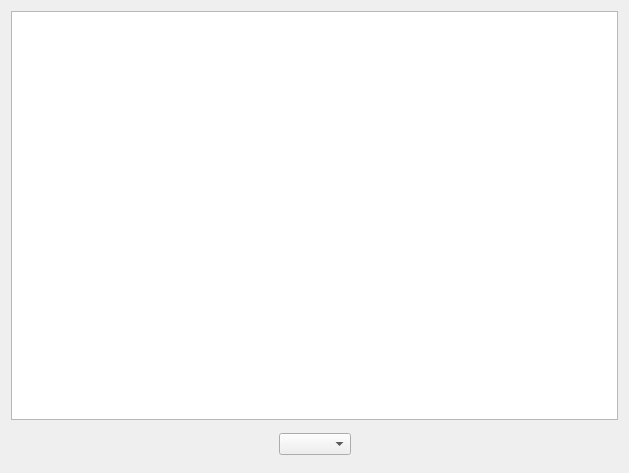
<?xml version="1.0" encoding="UTF-8"?>
<ui version="4.0">
 <class>DataTableView</class>
 <widget class="QFrame" name="DataTableView">
  <property name="geometry">
   <rect>
    <x>0</x>
    <y>0</y>
    <width>629</width>
    <height>473</height>
   </rect>
  </property>
  <layout class="QVBoxLayout" name="verticalLayout">
   <item>
    <widget class="QTableView" name="tableView">
     <property name="editTriggers">
      <set>QAbstractItemView::NoEditTriggers</set>
     </property>
     <property name="tabKeyNavigation">
      <bool>false</bool>
     </property>
     <property name="showDropIndicator" stdset="0">
      <bool>false</bool>
     </property>
     <property name="dragDropOverwriteMode">
      <bool>false</bool>
     </property>
     <property name="alternatingRowColors">
      <bool>true</bool>
     </property>
     <property name="selectionMode">
      <enum>QAbstractItemView::SingleSelection</enum>
     </property>
     <property name="selectionBehavior">
      <enum>QAbstractItemView::SelectRows</enum>
     </property>
     <property name="verticalScrollMode">
      <enum>QAbstractItemView::ScrollPerPixel</enum>
     </property>
     <property name="horizontalScrollMode">
      <enum>QAbstractItemView::ScrollPerPixel</enum>
     </property>
     <property name="cornerButtonEnabled">
      <bool>false</bool>
     </property>
     <attribute name="verticalHeaderVisible">
      <bool>false</bool>
     </attribute>
     <attribute name="verticalHeaderStretchLastSection">
      <bool>true</bool>
     </attribute>
    </widget>
   </item>
   <item>
    <layout class="QHBoxLayout" name="horizontalLayout">
     <item>
      <widget class="QPushButton" name="pushButtonPreviousPage">
       <property name="minimumSize">
        <size>
         <width>36</width>
         <height>36</height>
        </size>
       </property>
       <property name="maximumSize">
        <size>
         <width>36</width>
         <height>36</height>
        </size>
       </property>
       <property name="icon">
        <iconset resource="../loteliQt.qrc">
         <normaloff>:/resources/previous.png</normaloff>:/resources/previous.png</iconset>
       </property>
       <property name="iconSize">
        <size>
         <width>32</width>
         <height>32</height>
        </size>
       </property>
       <property name="flat">
        <bool>true</bool>
       </property>
      </widget>
     </item>
     <item>
      <spacer name="horizontalSpacer">
       <property name="orientation">
        <enum>Qt::Horizontal</enum>
       </property>
       <property name="sizeHint" stdset="0">
        <size>
         <width>40</width>
         <height>20</height>
        </size>
       </property>
      </spacer>
     </item>
     <item>
      <widget class="QComboBox" name="comboBoxCurrentPage"/>
     </item>
     <item>
      <spacer name="horizontalSpacer_2">
       <property name="orientation">
        <enum>Qt::Horizontal</enum>
       </property>
       <property name="sizeHint" stdset="0">
        <size>
         <width>40</width>
         <height>20</height>
        </size>
       </property>
      </spacer>
     </item>
     <item>
      <widget class="QPushButton" name="pushButtonNextPage">
       <property name="minimumSize">
        <size>
         <width>36</width>
         <height>36</height>
        </size>
       </property>
       <property name="maximumSize">
        <size>
         <width>36</width>
         <height>36</height>
        </size>
       </property>
       <property name="icon">
        <iconset resource="../loteliQt.qrc">
         <normaloff>:/resources/next.png</normaloff>:/resources/next.png</iconset>
       </property>
       <property name="iconSize">
        <size>
         <width>32</width>
         <height>32</height>
        </size>
       </property>
       <property name="flat">
        <bool>true</bool>
       </property>
      </widget>
     </item>
    </layout>
   </item>
  </layout>
 </widget>
 <resources>
  <include location="../loteliQt.qrc"/>
 </resources>
 <connections/>
</ui>
